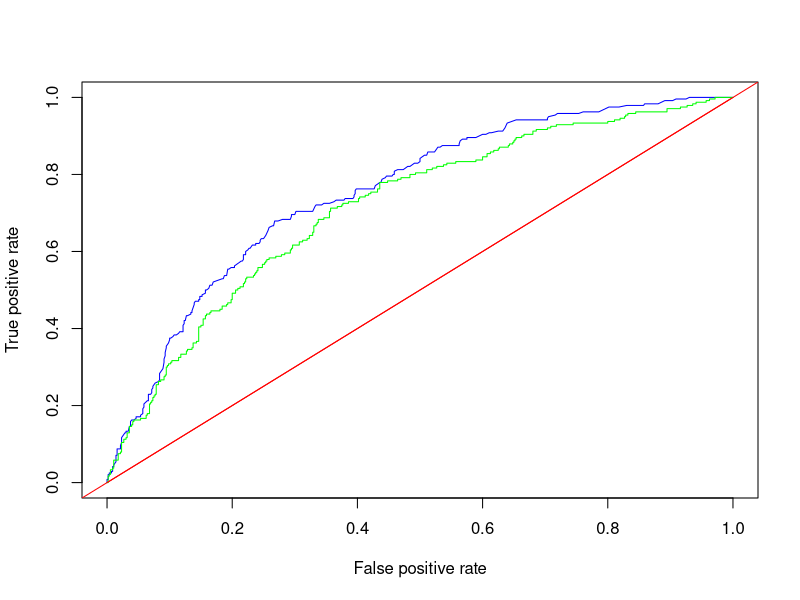

Write the R code that produced this figure. (Note: this script raises an error after producing the figure.)
## ---- chunk 1
## German Credit Data Cheat sheat
library(caret)
library(ROCR)
data(GermanCredit)
d = GermanCredit

set.seed(2012)
train_index = createDataPartition(d$Class, p =.2, list = FALSE)
train_set = d[train_index,] 
test_set = d[-train_index,]

## ---- chunk 2
# create cntroller
ctr <- trainControl(
  method = "cv",
  number = 4,
  classProbs = TRUE,
  summaryFunction = twoClassSummary)

fit_rf = train(Class~., 
            data = train_set,
            method = 'rf',
            trControl = ctr,
            metric = 'ROC',
            num_trees = 2
)

fit_rpart = train(Class~., 
            data = train_set,
            method = 'rpart',
            trControl = ctr,
            metric = 'ROC'
)

fit_glm = train(Class~., 
            data = train_set,
            method = 'glm',
            preProcess=c('zv', 'nzv','pca'),
            trControl = ctr,
            metric = 'ROC'
)


## ---- chunk 3



labels = ifelse(test_set$Class %in% 'Bad',1,0)
preds_rf = predict(fit_rf, test_set, type = 'prob')[, 'Bad']
preds_rpart = predict(fit_rpart, test_set, type = 'prob')[, 'Bad']
preds_glm = predict(fit_glm, test_set, type = 'prob')[, 'Bad']
## ---- chunk 4
p = prediction(preds_rf, labels)
perf_rf = performance(p,  measure = "tpr", x.measure = "fpr")

p = prediction(preds_rpart, labels)
perf_rpart = performance(p,  measure = "tpr", x.measure = "fpr")

p = prediction(preds_glm, labels)
perf_glm = performance(p,  measure = "tpr", x.measure = "fpr")

## ---- chunk 5
plot(perf_rf, col='blue')

lines(perf_rpart@x.values[[1]], perf_rpart@y.values[[1]], col='red')
lines(perf_glm@x.values[[1]], perf_glm@y.values[[1]], col='green')

abline(0,1, col = 'red')
auc = round(MLmetrics::AUC(preds, labels), 3)
legend('bottomright', fill = 'blue', legend=paste('RF Performance',auc ))
